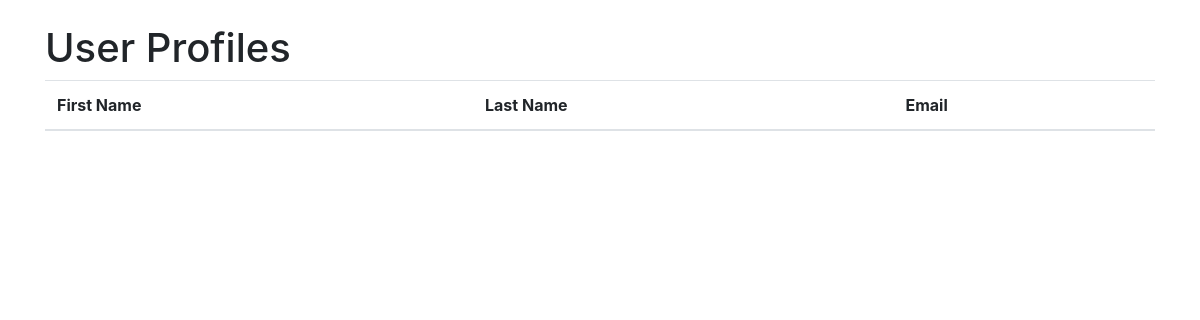
The page /data/ on the database as committed earlier.
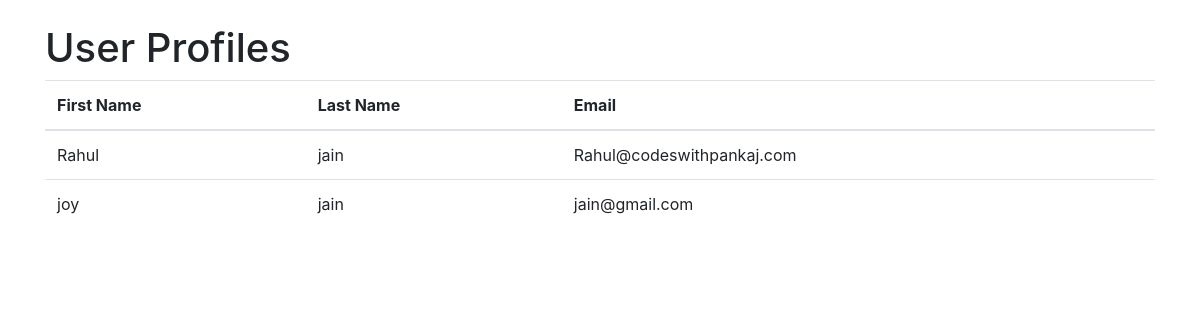
The same page on the database as committed later.
### info/models.py (models this page shows, shortened)
class UserProfile(models.Model):
    first_name = models.CharField(max_length=100)
    last_name = models.CharField(max_length=100)
    email = models.EmailField(unique=True)

### info/views.py (the view)
# urls.py: path('', display_profiles, name='profile_list'),
def display_profiles(request):
    profiles = UserProfile.objects.all()
    return render(request, 'profile_list.html', {'profiles': profiles})

### info/templates/profile_list.html (shortened to what this page needs)
<!DOCTYPE html>
<html lang="en">
<head>
    <link rel="stylesheet" href="https://stackpath.bootstrapcdn.com/bootstrap/4.3.1/css/bootstrap.min.css"
>
</head>
<body>
<div class="container mt-4">
    <h1>User Profiles</h1>
    <table class="table">
        <thead>
        <tr>
            <th scope="col">First Name</th>
            <th scope="col">Last Name</th>
            <th scope="col">Email</th>
        </tr>
        </thead>
        <tbody>
        {% for i in profiles %}
            <tr>
                <td>{{ i.first_name }}</td>
                <td>{{ i.last_name }}</td>
                <td>{{ i.email }}</td>
            </tr>
        {% endfor %}
        </tbody>
    </table>
</div>
</body>
</html>

Rows that differ between the two databases and show on the page:
added UserProfile: first_name "Rahul", last_name "jain", email "Rahul@codeswithpankaj.com"
added UserProfile: first_name "joy", last_name "jain", email "jain@gmail.com"
